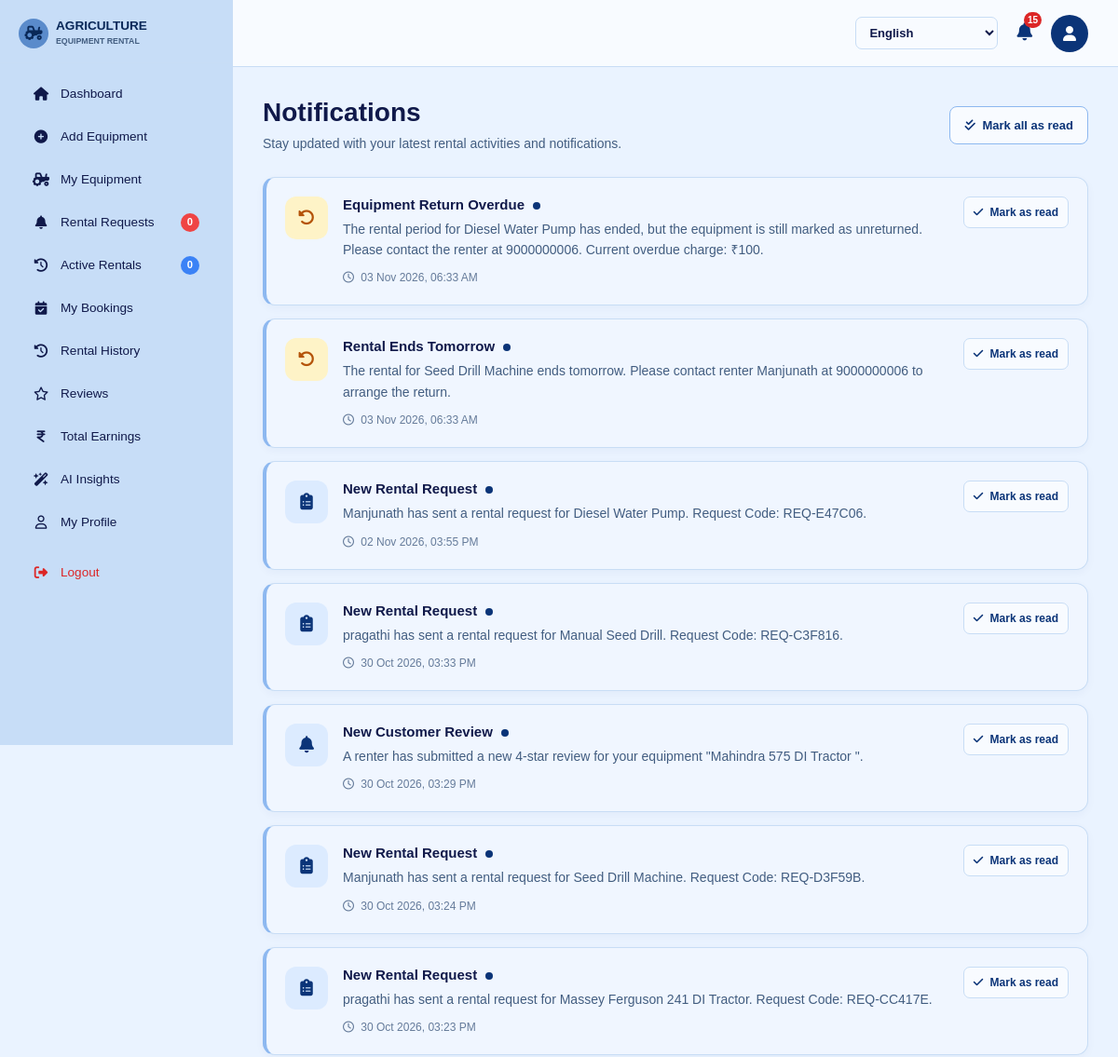
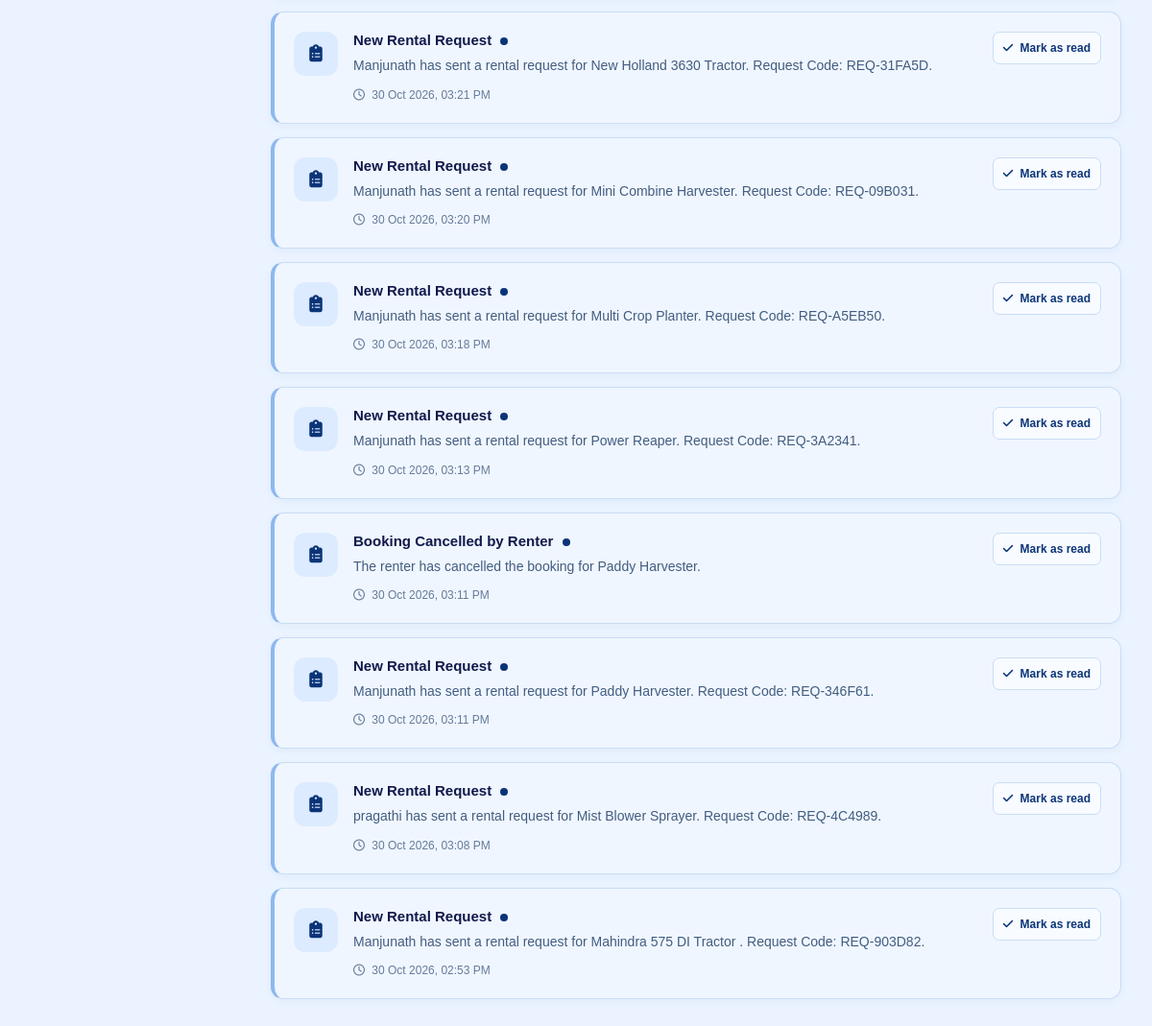
Page /lender_notifications.php (signed in) on the committed database (2 pictures, top to bottom).
### tables this page shows
CREATE TABLE `notifications` (
  `notification_id` int(11) NOT NULL,
  `user_id` int(11) NOT NULL,
  `title` varchar(100) NOT NULL,
  `message` text NOT NULL,
  `is_read` tinyint(1) DEFAULT 0,
  `created_at` timestamp NOT NULL DEFAULT current_timestamp()
);

### includes/lang.php (called while the page is built, shortened)
<?php
$current_lang = $_SESSION['lang'] ?? 'en';
function __($key) {
    global $translations, $current_lang;
    return $translations[$current_lang][$key] ?? $translations['en'][$key] ?? $key;
}
?>

### lender_notifications.php (the view, shortened to what this page needs)
<?php
require_once 'includes/config.php';
require_once 'includes/lang.php';
$lender_id = (int) $_SESSION['user_id'];
$current_lang = $_SESSION['lang'] ?? 'en';
$lang_param = '?lang=' . urlencode($current_lang);
$notifications = [];
$notif_count = 0;
$table_check = $conn->query("SHOW TABLES LIKE 'notifications'");
if ($table_check && $table_check->num_rows > 0) {
    $count_stmt = $conn->prepare("
        SELECT COUNT(*) AS cnt
        FROM notifications
        WHERE user_id = ? AND (is_read = 0 OR is_read IS NULL)
    ");
    if ($count_stmt) {
        $count_stmt->bind_param("i", $lender_id);
        $count_stmt->execute();
        $count_result = $count_stmt->get_result()->fetch_assoc();
        $notif_count = (int) ($count_result['cnt'] ?? 0);
    }
    $stmt = $conn->prepare("
        SELECT notification_id, title, message, is_read, created_at
        FROM notifications
        WHERE user_id = ?
        ORDER BY created_at DESC, notification_id DESC
    ");
    if ($stmt) {
        $stmt->bind_param("i", $lender_id);
        $stmt->execute();
        $result = $stmt->get_result();
        while ($row = $result->fetch_assoc()) {
            $notifications[] = $row;
        }
    }
}
function localize_lender_notification($title, $message, $lang)
{
    $title = trim((string)$title);
    $message = trim((string)$message);
    if ($lang === 'en') return [$title, $message];
    return [$title,$message];
}
function lender_notification_ui_text($key, $lang)
{
    $labels = [
      'hi'=>[
        'notifications'=>'सूचनाएं','lender_notifications_subtitle'=>'आपके उपकरण किराये से संबंधित सूचनाएं और अपडेट।',
        'mark_all_read'=>'सभी को पढ़ा हुआ चिह्नित करें','no_notifications'=>'कोई सूचना नहीं',
        'no_notifications_message'=>'आपने सभी सूचनाएं देख ली हैं। नई सूचनाएं यहां दिखाई देंगी।',
        'unread'=>'अपठित','mark_read'=>'पढ़ा हुआ चिह्नित करें','my_profile'=>'मेरी प्रोफ़ाइल',
        'brand_main'=>'कृषि','brand_sub'=>'उपकरण किराया प्रणाली'],
      'kn'=>[
        'notifications'=>'ಅಧಿಸೂಚನೆಗಳು','lender_notifications_subtitle'=>'ನಿಮ್ಮ ಉಪಕರಣ ಬಾಡಿಗೆಗಳ ಅಧಿಸೂಚನೆಗಳು ಮತ್ತು ನವೀಕರಣಗಳು.',
        'mark_all_read'=>'ಎಲ್ಲವನ್ನೂ ಓದಿದಂತೆ ಗುರುತಿಸಿ','no_notifications'=>'ಯಾವುದೇ ಅಧಿಸೂಚನೆಗಳಿಲ್ಲ',
        'no_notifications_message'=>'ನೀವು ಎಲ್ಲಾ ಅಧಿಸೂಚನೆಗಳನ್ನು ನೋಡಿದ್ದೀರಿ. ಹೊಸ ಅಧಿಸೂಚನೆಗಳು ಇಲ್ಲಿ ಕಾಣಿಸುತ್ತವೆ.',
        'unread'=>'ಓದದಿರುವುದು','mark_read'=>'ಓದಿದಂತೆ ಗುರುತಿಸಿ','my_profile'=>'ನನ್ನ ಪ್ರೊಫೈಲ್',
        'brand_main'=>'ಕೃಷಿ','brand_sub'=>'ಉಪಕರಣ ಬಾಡಿಗೆ ವ್ಯವಸ್ಥೆ']
    ];
    if ($lang==='en') return __($key);
    return $labels[$lang][$key] ?? __($key);
}
function notification_icon($title, $message)
{
    $text = strtolower($title . ' ' . $message);
    if (strpos($text, 'request') !== false ||
        strpos($text, 'booking') !== false) {
        return ['fa-clipboard-list', 'request'];
    }
    if (strpos($text, 'returned') !== false ||
        strpos($text, 'return') !== false) {
        return ['fa-rotate-left', 'return'];
    }
    return ['fa-bell', 'default'];
}
?>
<!DOCTYPE html>
<html lang="<?php echo htmlspecialchars($current_lang); ?>">
<head>
    <link
        href="https://cdn.jsdelivr.net/npm/bootstrap@5.3.0/dist/css/bootstrap.min.css"
        rel="stylesheet"
    >
    <link
        rel="stylesheet"
        href="https://cdnjs.cloudflare.com/ajax/libs/font-awesome/6.5.2/css/all.min.css"
    >
</head>
<body>
<?php include 'lender_sidebar.php'; ?>
<div class="main-content">
    <div class="top-nav">
        <form
            action="lender_notifications.php"
            method="GET"
            class="mb-0"
        >
            <select
                name="lang"
                class="language-select"
                onchange="this.form.submit()"
                aria-label="Select language"
            >
                <option value="en" <?php echo ($current_lang === 'en') ? 'selected' : ''; ?>>
                    English
                </option>
            </select>
        </form>
        <a
            href="lender_notifications.php<?php echo $lang_param; ?>"
            class="notification-bell"
            title="<?php echo htmlspecialchars(lender_notification_ui_text('notifications', $current_lang)); ?>"
            aria-label="<?php echo htmlspecialchars(lender_notification_ui_text('notifications', $current_lang)); ?>"
        >
            <i class="fa-solid fa-bell"></i>
            <?php if ($notif_count > 0): ?>
                <span class="notification-badge">
                    <?php echo $notif_count; ?>
                </span>
            <?php endif; ?>
        </a>
        <a
            href="profile.php<?php echo $lang_param; ?>"
            class="profile-btn"
            title="<?php echo htmlspecialchars(lender_notification_ui_text('my_profile', $current_lang)); ?>"
            aria-label="<?php echo htmlspecialchars(lender_notification_ui_text('my_profile', $current_lang)); ?>"
        >
            <i class="fa-solid fa-user"></i>
        </a>
    </div>
    <div class="page-wrap">
        <div class="page-header">
            <div>
                <h1 class="page-title">
                    <?php echo htmlspecialchars(lender_notification_ui_text('notifications', $current_lang)); ?>
                </h1>
                <div class="page-subtitle">
                    <?php echo htmlspecialchars(lender_notification_ui_text('lender_notifications_subtitle', $current_lang)); ?>
                </div>
            </div>
            <?php if ($notif_count > 0): ?>
                <form method="POST" class="mb-0">
                    <button
                        type="submit"
                        name="mark_all_read"
                        class="mark-all-btn"
                    >
                        <i class="fa-solid fa-check-double me-1"></i>
                        <?php echo htmlspecialchars(lender_notification_ui_text('mark_all_read', $current_lang)); ?>
                    </button>
                </form>
            <?php endif; ?>
        </div>
        <?php if (empty($notifications)): ?>
            <div class="empty-state">
                <i class="fa-regular fa-bell-slash"></i>
                <h5>
                    <?php echo htmlspecialchars(lender_notification_ui_text('no_notifications', $current_lang)); ?>
                </h5>
                <p>
                    <?php echo htmlspecialchars(lender_notification_ui_text('no_notifications_message', $current_lang)); ?>
                </p>
            </div>
        <?php else: ?>
            <?php foreach ($notifications as $notification): ?>
                <?php
                    [$icon, $icon_type] = notification_icon(
                        $notification['title'] ?? '',
                        $notification['message'] ?? ''
                    );
                    $is_unread = empty($notification['is_read']);
                    [$display_title, $display_message] = localize_lender_notification(
                        $notification['title'] ?? '',
                        $notification['message'] ?? '',
                        $current_lang
                    );
                ?>
                <div class="notification-card <?php echo $is_unread ? 'unread' : ''; ?>">
                    <div class="notification-icon <?php echo htmlspecialchars($icon_type); ?>">
                        <i class="fa-solid <?php echo htmlspecialchars($icon); ?>"></i>
                    </div>
                    <div class="notification-body">
                        <h5 class="notification-title">
                            <?php
                                echo htmlspecialchars(
                                    $display_title !== '' ? $display_title : lender_notification_ui_text('notifications', $current_lang)
                                );
                            ?>
                            <?php if ($is_unread): ?>
                                <span
                                    class="unread-dot"
                                    title="<?php echo htmlspecialchars(lender_notification_ui_text('unread', $current_lang)); ?>"
                                ></span>
                            <?php endif; ?>
                        </h5>
                        <p class="notification-message">
                            <?php
                                echo nl2br(
                                    htmlspecialchars($display_message)
                                );
                            ?>
                        </p>
                        <div class="notification-time">
                            <i class="fa-regular fa-clock me-1"></i>
                            <?php
                                $created_at = $notification['created_at'] ?? '';
                                $timestamp = $created_at ? strtotime($created_at) : false;
                                echo htmlspecialchars(
                                    $timestamp
                                        ? date('d M Y, h:i A', $timestamp)
                                        : ''
                                );
                            ?>
                        </div>
                    </div>
                    <?php if ($is_unread): ?>
                        <form method="POST" class="mb-0">
                            <button
                                type="submit"
                                name="mark_read"
                                class="read-btn"
                            >
                                <i class="fa-solid fa-check me-1"></i>
                                <?php echo htmlspecialchars(lender_notification_ui_text('mark_read', $current_lang)); ?>
                            </button>
                        </form>
                    <?php endif; ?>
                </div>
            <?php endforeach; ?>
        <?php endif; ?>
    </div>
</div>
</body>
</html>

### lender_notifications.php (style rules this page uses)
:root { --navy-primary: #0B3478; --navy-dark: #082B65; --blue-hover: #164C9A; --sidebar-bg: #C7DDF7; --sidebar-active: #A6C8F5; --text-dark: #10194A; --text-muted: #425D80; --bg-body: #EAF3FF; --card-bg: #F8FBFF; --border-color: #C8DDF5; --blue-accent: #8DB8F0; --teal: #0B3478; --teal-dark: #082B65; --teal-light: #DCEBFF; --blue: #164C9A; --page-bg: #EAF3FF; --border: #C8DDF5; }
* { box-sizing: border-box; }
body { margin: 0; background: var(--bg-body); color: var(--text-dark); font-family: Arial, Helvetica, sans-serif; }
.main-content { margin-left: 250px; min-height: 100vh; background: var(--bg-body); }
.top-nav { min-height: 72px; background: var(--card-bg); border-bottom: 1px solid var(--border-color); display: flex; align-items: center; justify-content: flex-end; gap: 20px; padding: 12px 32px; }
.language-select { border: 1px solid var(--border-color); border-radius: 7px; padding: 8px 30px 8px 10px; font-size: 13px; font-weight: 600; background: var(--card-bg); color: var(--text-dark); cursor: pointer; }
.notification-bell { position: relative; color: var(--navy-primary); text-decoration: none; font-size: 19px; }
.notification-badge { position: absolute; top: -8px; right: -10px; min-width: 17px; height: 17px; padding: 0 4px; border-radius: 20px; background: #DC2626; color: #fff; font-size: 10px; display: flex; align-items: center; justify-content: center; font-weight: 800; }
.profile-btn { width: 40px; height: 40px; border-radius: 50%; background: var(--navy-primary); color: white; display: flex; align-items: center; justify-content: center; text-decoration: none; flex-shrink: 0; }
.page-wrap { width: 100%; max-width: 1400px; margin: 0 auto; padding: 32px; }
.page-header { display: flex; align-items: center; justify-content: space-between; gap: 15px; margin-bottom: 25px; }
.page-title { margin: 0; font-size: 28px; font-weight: 800; color: var(--text-dark); }
.page-subtitle { color: var(--text-muted); font-size: 14px; margin-top: 6px; line-height: 1.5; }
.mark-all-btn { border: 1px solid var(--blue-accent); background: var(--card-bg); color: var(--navy-primary); border-radius: 8px; padding: 10px 15px; font-size: 13px; font-weight: 700; cursor: pointer; white-space: nowrap; transition: background 0.2s ease, color 0.2s ease; }
.notification-card { background: var(--card-bg); border: 1px solid var(--border-color); border-radius: 13px; padding: 20px; margin-bottom: 14px; display: flex; align-items: flex-start; gap: 16px; box-shadow: 0 3px 10px rgba(11, 52, 120, 0.04); transition: box-shadow 0.2s ease; }
.notification-card.unread { border-left: 4px solid var(--blue-accent); background: #F0F6FF; }
.notification-icon { width: 46px; height: 46px; min-width: 46px; border-radius: 12px; display: flex; align-items: center; justify-content: center; font-size: 18px; }
.notification-icon.request { background: #DCEBFF; color: var(--navy-primary); }
.notification-icon.return { background: #FEF3C7; color: #B45309; }
.notification-icon.default { background: #DCEBFF; color: var(--navy-primary); }
.notification-body { flex: 1; min-width: 0; }
.notification-title { font-size: 15px; font-weight: 800; color: var(--text-dark); margin: 0 0 6px; }
.notification-message { margin: 0; color: var(--text-muted); font-size: 14px; line-height: 1.6; overflow-wrap: anywhere; }
.notification-time { color: #657B9A; font-size: 12px; margin-top: 10px; }
.unread-dot { width: 8px; height: 8px; background: var(--navy-primary); border-radius: 50%; display: inline-block; margin-left: 5px; vertical-align: middle; }
.read-btn { border: 1px solid var(--border-color); background: var(--card-bg); color: var(--navy-primary); border-radius: 7px; padding: 7px 10px; font-size: 12px; font-weight: 700; cursor: pointer; white-space: nowrap; }

### lender_sidebar.php (style rules this page uses)
:root { --lender-teal-primary: #092858; --lender-teal-hover: #164C9A; --lender-sidebar-bg: #C7DDF7; --lender-text-muted: #10194A; --lender-border: #C8DDF5; }

### rows in the picture
notifications: current_lang "Equipment Return Overdue", display_message "The rental period for Diesel Water Pump has ended, but the equipment is still marked as unreturned. Please contact the renter at 9000000006. Current overdue charge: ₹100.", created_at "03 Nov 2026, 06:33 AM"
notifications: title "Rental Ends Tomorrow", message "The rental for Seed Drill Machine ends tomorrow. Please contact renter Manjunath at 9000000006 to arrange the return.", created_at "03 Nov 2026, 06:33 AM"
notifications: title "New Rental Request", message "Manjunath has sent a rental request for Diesel Water Pump. Request Code: REQ-E47C06.", created_at "02 Nov 2026, 03:55 PM"
notifications: title "New Rental Request", message "pragathi has sent a rental request for Manual Seed Drill. Request Code: REQ-C3F816.", created_at "30 Oct 2026, 03:33 PM"
notifications: title "New Customer Review", message "A renter has submitted a new 4-star review for your equipment \"Mahindra 575 DI Tractor \".", created_at "30 Oct 2026, 03:29 PM"
notifications: title "New Rental Request", message "Manjunath has sent a rental request for Seed Drill Machine. Request Code: REQ-D3F59B.", created_at "30 Oct 2026, 03:24 PM"
notifications: title "New Rental Request", message "pragathi has sent a rental request for Massey Ferguson 241 DI Tractor. Request Code: REQ-CC417E.", created_at "30 Oct 2026, 03:23 PM"
notifications: title "New Rental Request", message "Manjunath has sent a rental request for New Holland 3630 Tractor. Request Code: REQ-31FA5D.", created_at "30 Oct 2026, 03:21 PM"
notifications: title "New Rental Request", message "Manjunath has sent a rental request for Mini Combine Harvester. Request Code: REQ-09B031.", created_at "30 Oct 2026, 03:20 PM"
notifications: title "New Rental Request", message "Manjunath has sent a rental request for Multi Crop Planter. Request Code: REQ-A5EB50.", created_at "30 Oct 2026, 03:18 PM"
notifications: title "New Rental Request", message "Manjunath has sent a rental request for Power Reaper. Request Code: REQ-3A2341.", created_at "30 Oct 2026, 03:13 PM"
notifications: title "Booking Cancelled by Renter", message "The renter has cancelled the booking for Paddy Harvester.", created_at "30 Oct 2026, 03:11 PM"
notifications: title "New Rental Request", message "Manjunath has sent a rental request for Paddy Harvester. Request Code: REQ-346F61.", created_at "30 Oct 2026, 03:11 PM"
notifications: title "New Rental Request", message "pragathi has sent a rental request for Mist Blower Sprayer. Request Code: REQ-4C4989.", created_at "30 Oct 2026, 03:08 PM"
notifications: title "New Rental Request", message "Manjunath has sent a rental request for Mahindra 575 DI Tractor . Request Code: REQ-903D82.", created_at "30 Oct 2026, 02:53 PM"

### other values in the picture
lender_nav_text('dashboard', 'Dashboard') "Dashboard"
lender_nav_text('add_equipment', 'Add Equipment') "Add Equipment"
lender_nav_text('my_equipment', 'My Equipment') "My Equipment"
lender_nav_text('rental_requests', 'Rental Requests') "Rental Requests"
$pending_rental_requests "0"
lender_nav_text('active_rentals', 'Active Rentals') "Active Rentals"
$active_lender_rentals "0"
lender_nav_text('my_bookings', 'My Bookings') "My Bookings"
lender_nav_text('rental_history', 'Rental History') "Rental History"
lender_nav_text('reviews', 'Reviews') "Reviews"
lender_nav_text('total_earnings', 'Total Earnings') "Total Earnings"
lender_nav_text('ai_insights', 'AI Insights') "AI Insights"
lender_nav_text('my_profile', 'My Profile') "My Profile"
lender_nav_text('logout', 'Logout') "Logout"
$notif_count "15"
